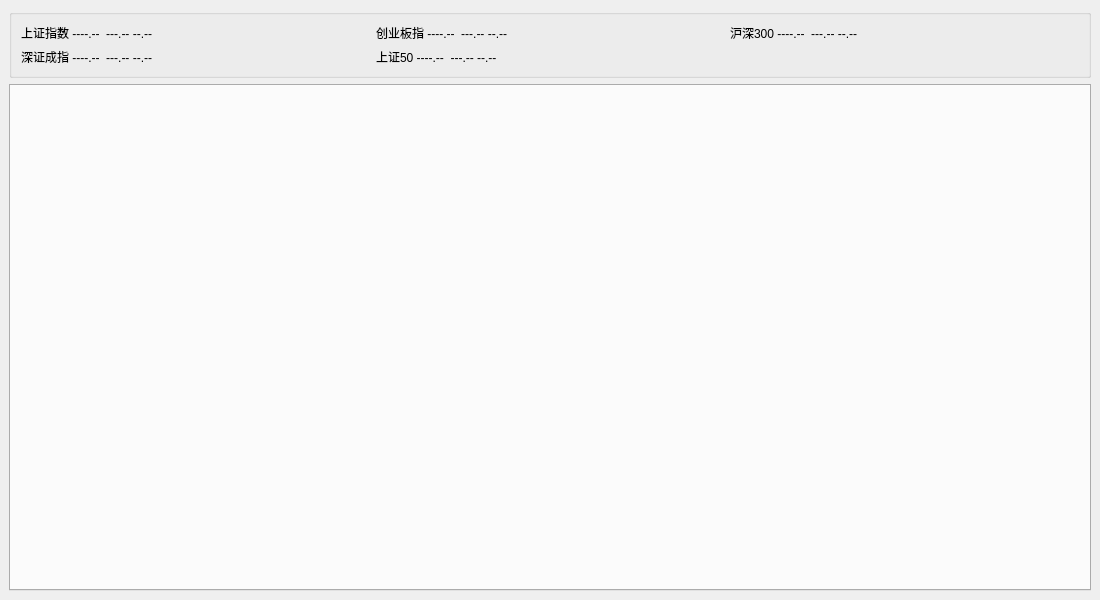
<?xml version="1.0" encoding="UTF-8"?>
<ui version="4.0">
 <class>MainWindow</class>
 <widget class="QMainWindow" name="MainWindow">
  <property name="geometry">
   <rect>
    <x>0</x>
    <y>0</y>
    <width>1100</width>
    <height>600</height>
   </rect>
  </property>
  <property name="minimumSize">
   <size>
    <width>800</width>
    <height>500</height>
   </size>
  </property>
  <property name="windowTitle">
   <string>Funder</string>
  </property>
  <widget class="QWidget" name="centralwidget">
   <layout class="QVBoxLayout" name="verticalLayout_2">
    <item>
     <widget class="QGroupBox" name="marketGroupBox">
      <property name="title">
       <string/>
      </property>
      <layout class="QGridLayout" name="gridLayout">
       <item row="0" column="1">
        <widget class="QLabel" name="cybz_label">
         <property name="text">
          <string>创业板指 ----.--  ---.-- --.--</string>
         </property>
        </widget>
       </item>
       <item row="0" column="0">
        <widget class="QLabel" name="szzs_label">
         <property name="text">
          <string>上证指数 ----.--  ---.-- --.--</string>
         </property>
        </widget>
       </item>
       <item row="4" column="1">
        <widget class="QLabel" name="sz50_label">
         <property name="text">
          <string>上证50 ----.--  ---.-- --.--</string>
         </property>
        </widget>
       </item>
       <item row="0" column="2">
        <widget class="QLabel" name="hs300_label">
         <property name="text">
          <string>沪深300 ----.--  ---.-- --.--</string>
         </property>
        </widget>
       </item>
       <item row="4" column="0">
        <widget class="QLabel" name="szcz_label">
         <property name="text">
          <string>深证成指 ----.--  ---.-- --.--</string>
         </property>
        </widget>
       </item>
      </layout>
     </widget>
    </item>
    <item>
     <widget class="QTabWidget" name="tab_widget">
      <property name="currentIndex">
       <number>-1</number>
      </property>
     </widget>
    </item>
   </layout>
  </widget>
  <widget class="QMenuBar" name="menubar">
   <property name="geometry">
    <rect>
     <x>0</x>
     <y>0</y>
     <width>1100</width>
     <height>24</height>
    </rect>
   </property>
  </widget>
 </widget>
 <resources/>
 <connections/>
</ui>
